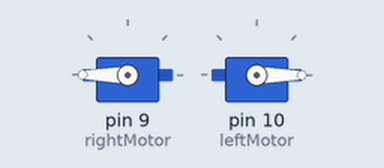
Recording of a sketch running on a simulated Arduino Uno, built with avr-gcc and run on an emulated ATmega328P. Shown: 2 × servo.

Above: at 0.05 s.
At 3.05 s:
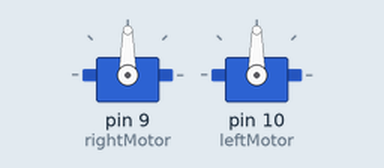
At 4.55 s:
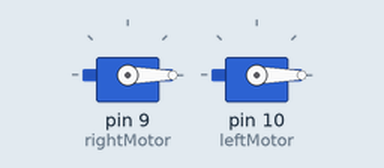
At 5.75 s:
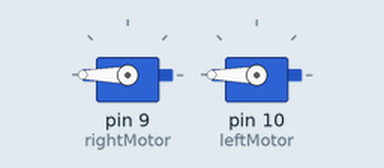
Timing chart, 0 to 7.5 s (numbered marks = the images above):
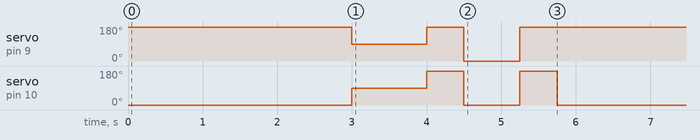

Measured:
- by itself, servo on pin 9 (rightMotor): repeats every 5.8 s: 180° 0.50 s, 0° 0.75 s, 180° 3.5 s, 90° 1.0 s
- by itself, servo on pin 10 (leftMotor): repeats every 5.8 s: 180° 0.50 s, 0° 0.75 s, 180° 0.50 s, 0° 3.0 s, 90° 1.0 s

The sketch:

FUNdamentals_Day4-Servo_Routine.ino
```cpp
/*
 * Krystal Bernal
 * Engineering FUNdametals
 * Day 4: Servo Routine
 * This program uses 2 Continuous Rotation Servos.
 * Last updated: 3/25/16
*
 * Parallax motor specs
 * 180: Turn clockwise
 * 90: Stops the motor
 * 0: Turn counterclockwise
*/

#include <Servo.h> //include Servo library

Servo leftMotor;
Servo rightMotor; //declare motors

const int Lforward = 0;
const int Rforward = 180;

const int right = 180;
const int left = 0;
const int neutral = 90;

void setup() {
  Serial.begin(9600);

  rightMotor.attach(9);               //send signals to right motor through pin 5
  leftMotor.attach(10);               //send signals to left motor through pin 6
  rightMotor.write(neutral);          //set the motors to neutral
  leftMotor.write(neutral);
}

void loop() {

    rightMotor.write(Rforward);
    leftMotor.write(Lforward);
    delay(3000);

    rightMotor.write(neutral);
    leftMotor.write(neutral);
    delay(1000);

    rightMotor.write(right);  // turn right
    leftMotor.write(right);
    delay(500);

    rightMotor.write(left);   // turn left
    leftMotor.write(left);
    delay(750);

    rightMotor.write(right);  // reset facing forward
    leftMotor.write(right);
    delay(500);

}
```
